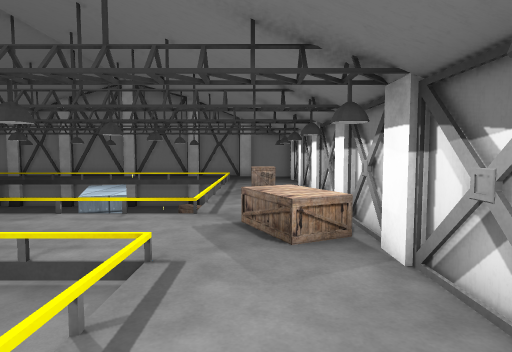
[1] (above)

20 first-person views from a walk through a 3-D level made in the Unity game engine. The camera is 1.3 m above the floor, tilts 4° down and sees 75° across. The floor is counted in squares, 1 m on a side. Each view is taken from the middle of a square. On the plan, view 1 faces up. The plan holds only what a view shows up to about 14 squares ahead; the rest is blank. The player character is not drawn. Some animated figures are not drawn. Some surface patterns are stand-ins.

[2]
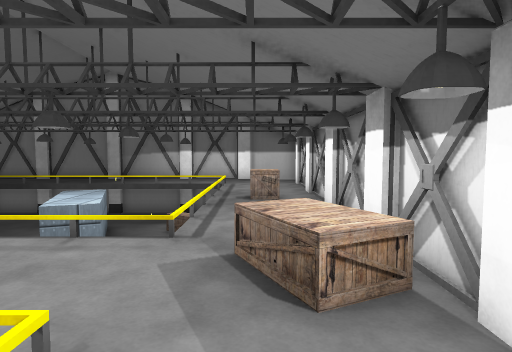

[3]
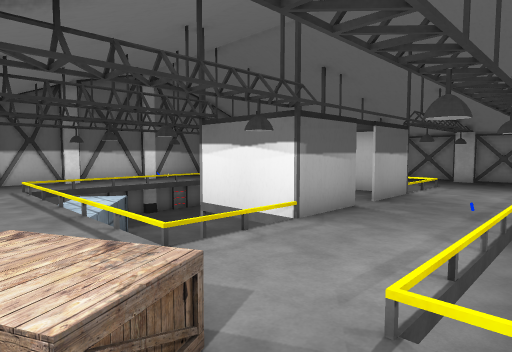

[4]
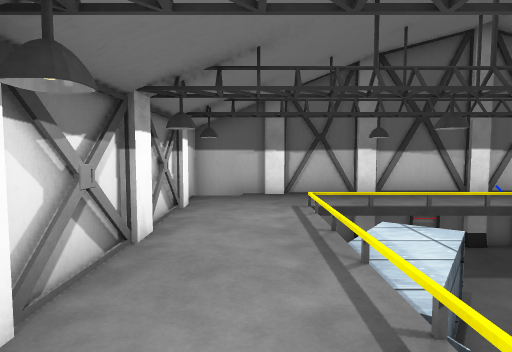

[5]
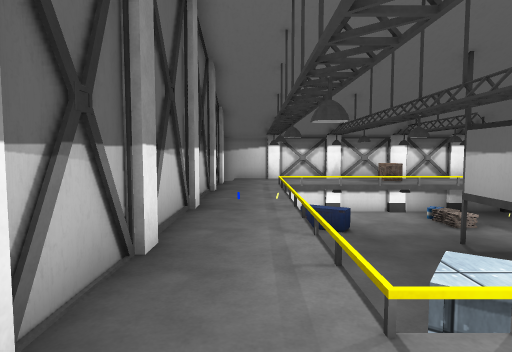

[6]
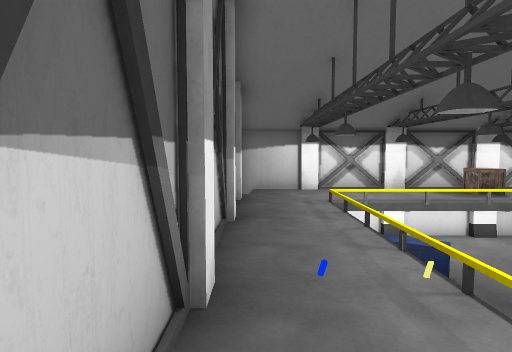

[7]
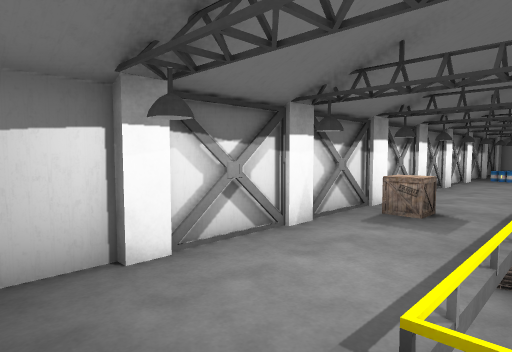

[8]
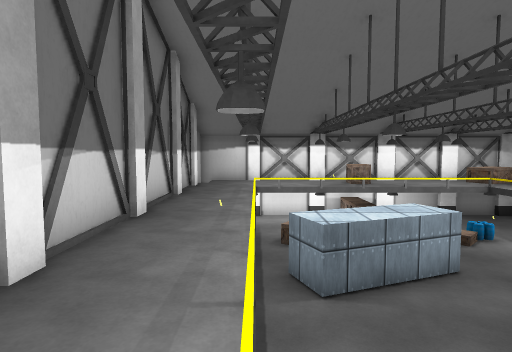

[9]
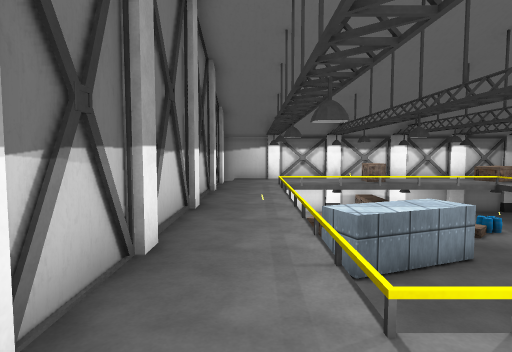

[10]
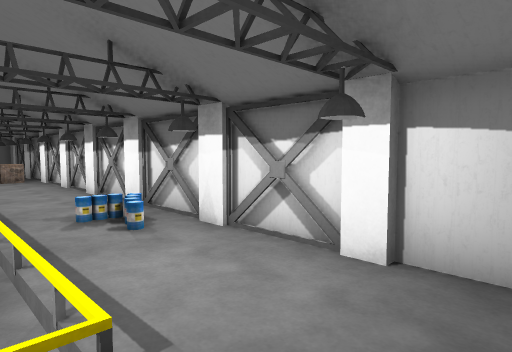

[11]
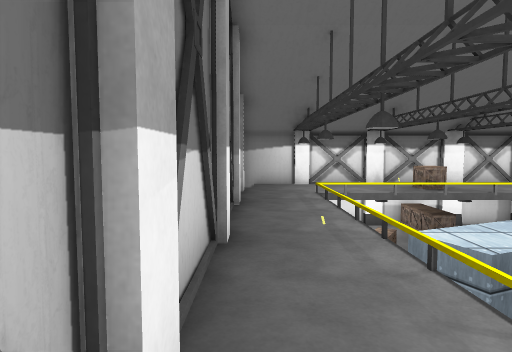

[12]
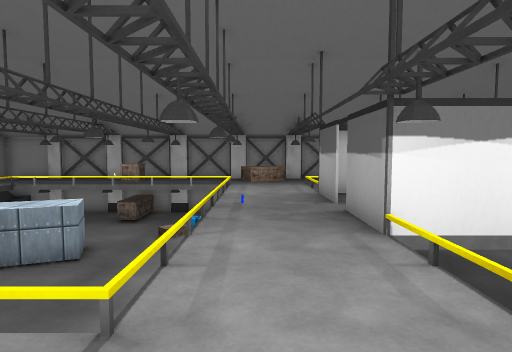

[13]
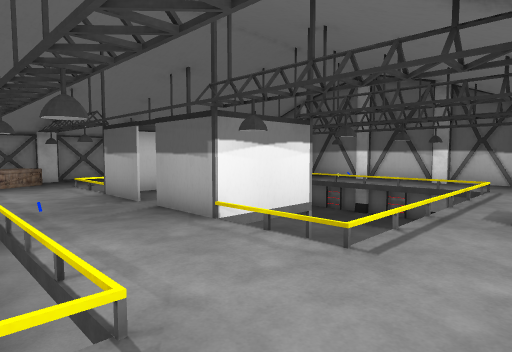

[14]
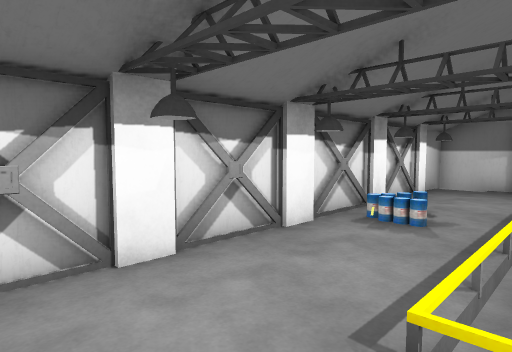

[15]
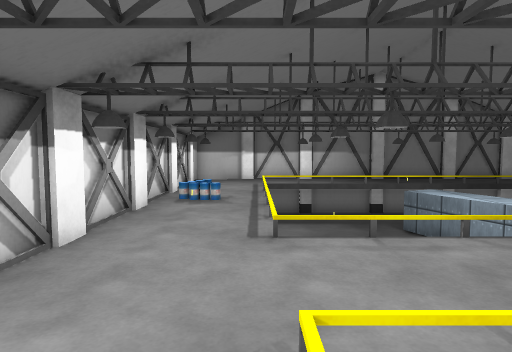

[16]
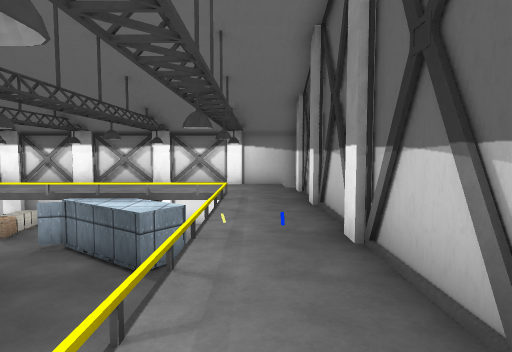

[17]
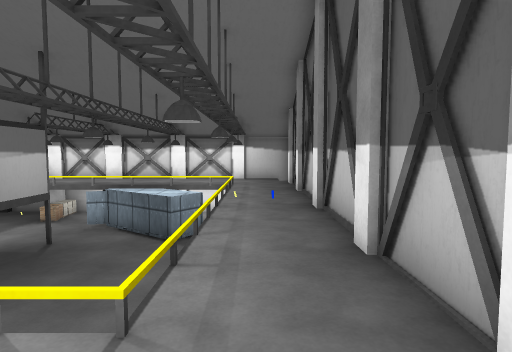

[18]
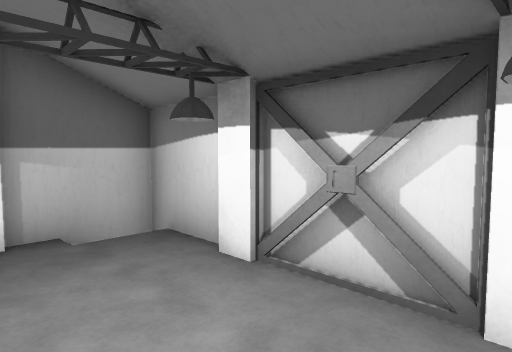

[19]
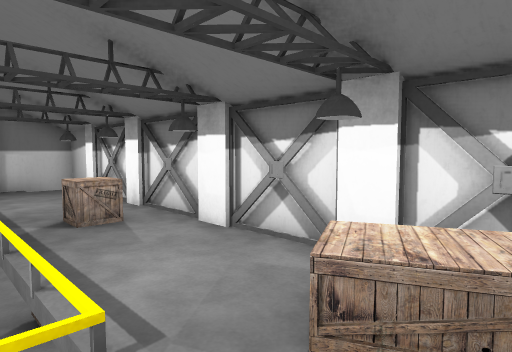

[20]
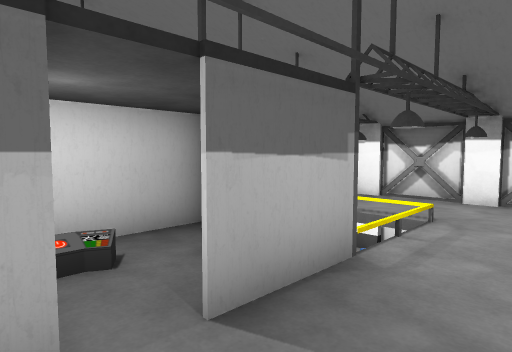

### Floor plan
Key: @ floor where view 1 was taken; # wall or solid block; . main floor; - floor 0.25 m lower than the main floor; v drop or lower ground; C container; B box; O other object.
Columns run from 16 left of view 1 to 2 right of it. Each row starts with its distance up from view 1.
 19 ###################
 18 #.................#
 17 #.................#
 16 ##..vvvvvvvvvvv..##
 15 #...vvvvvvvvvvv...#
 14 #...vvvvvv-vvv ...#
 13 ##..  vvvvC   v..##
 12 #...   vvvv vvv.OO#
 11 #...   vvvvvvvv.OO#
 10 ##..  vvvvvvvvv..##
  9 #...  vvvvvvvv ...#
  8 #...      vvvv ...#
  7 ##..vvvvvvvvvvv..##
  6 #...............BB#
  5 #...............BB#
  4 ##..vv###.###vv..##
  3 #...vv#.....#vv...#
  2 #...vv#..   #vv...#
  1 ##..vvv#####vvv..##
  0 #OO.vvvvvvvvvvv.@.#
 -1 #...vvvvvvvvvv-...#
 -2 ##..vvvvvvvvvv ..##
 -3 #...vvvvvvvvv  ...#
 -4 #... vvvvvvvvv ...#
 -5 ##..vvvvvvvvvvv..##
 -6 #.................#
 -7 #.................#
 -8 ###################

Where each view was taken, in squares from view 1:
view 1: 0 up, 0 right, facing up
view 2: 2 up, 0 right, facing up
view 3: 8 up, 1 right, facing down-left
view 4: 3 up, 0 right, facing down
view 5: 6 down, 1 right, facing left
view 6: 7 down, 4 left, facing left
view 7: 7 down, 12 left, facing up-left
view 8: 16 up, 14 left, facing right
view 9: 17 up, 15 left, facing right
view 10: 18 up, 12 left, facing down-left
view 11: 18 up, 12 left, facing right
view 12: 6 up, 15 left, facing right
view 13: 8 up, 15 left, facing down-right
view 14: 5 up, 12 left, facing up-left
view 15: 2 up, 13 left, facing up
view 16: 6 down, 12 left, facing right
view 17: 6 down, 15 left, facing right
view 18: 2 down, 13 left, facing down-left
view 19: 5 up, 2 left, facing up-right
view 20: 6 up, 6 left, facing down-left
